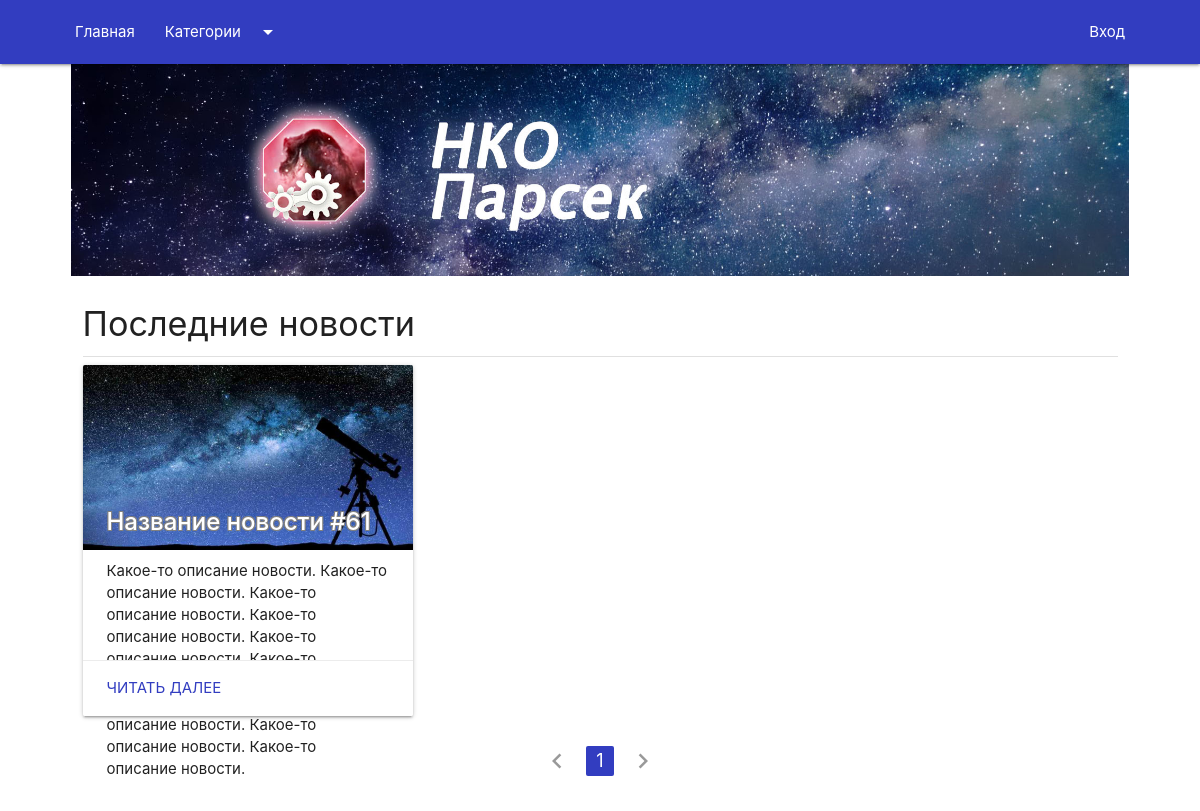
Before: / with the older database file.
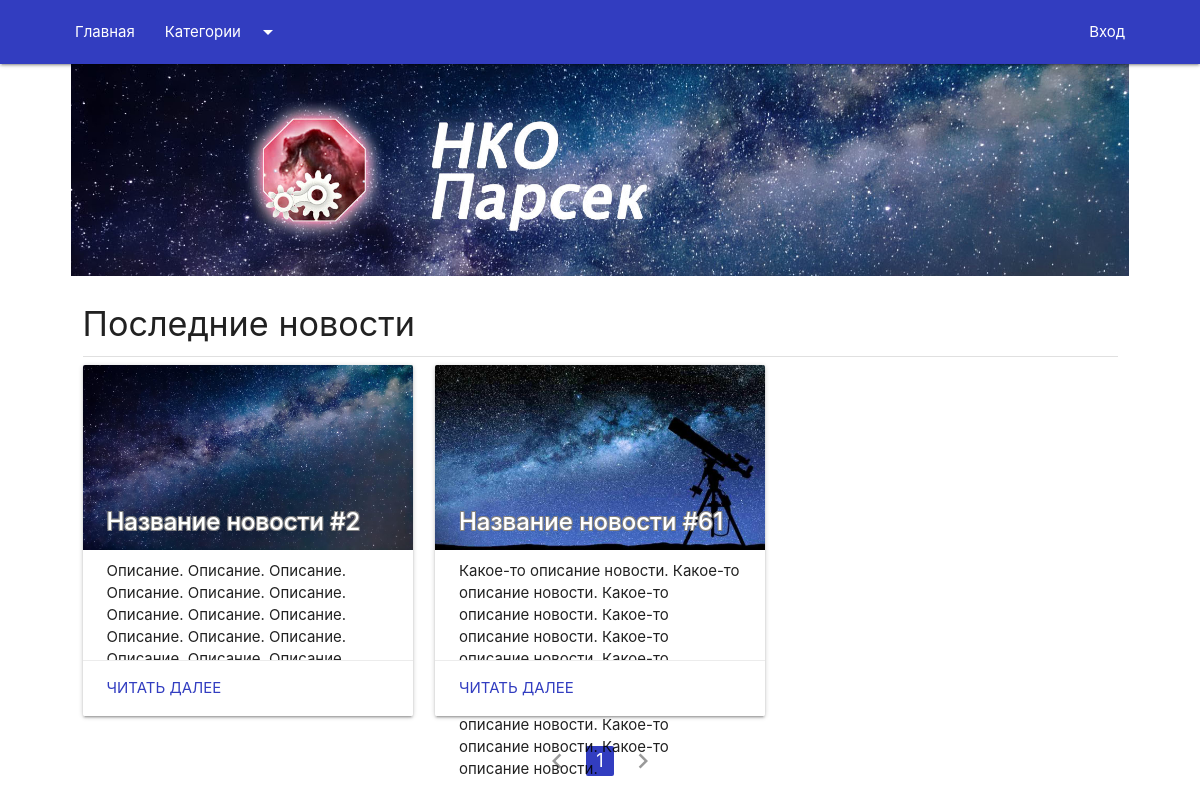
After: the same page with the newer database file.
### News/models.py (models this page shows, shortened)
class News(models.Model):
    visible = models.BooleanField(default=False, verbose_name='Показывать новость')
    title = models.CharField(max_length=1024, verbose_name='Название')
    short_desc = models.TextField(verbose_name='Краткое описание')
    tags = models.TextField(default='', blank=True, verbose_name='Тэги (через запятую)')
    category = models.ManyToManyField('Category', verbose_name='Категории')
    image = ProcessedImageField(upload_to='images/news-posters/',
                                 format='JPEG',
                                 processors=[ResizeToFill(1280, 720)],
                                 options={'quality': 75},
                                verbose_name='Постер',
                                help_text='Соотношение сторон будет преобразовано в 2:1')
    body = RichTextUploadingField(default='', verbose_name='Содержание')
    date = models.DateTimeField(default=timezone.now, verbose_name='Дата')
    date_edit = models.DateTimeField(auto_now=True, verbose_name='Дата изменения')
    class Meta:
        verbose_name = 'Новости'
        verbose_name_plural = 'Новости'
        ordering = ['-date']

### Main/views.py (the view, shortened to what this page needs)
# urls.py: path('', index),
def index(request):
    NEWS_BY_PAGE = 12
    current_page = 1
    news_list = News.objects.filter(visible=True)
    news_list, pages = pagination(current_page, news_list, NEWS_BY_PAGE)
    categories = get_category_list()
    return render(request, 'Main/Index.html', {'categories': categories,
                                               'news_list': news_list,
                                               'pages': pages})

### Main/templatetags/main_extras.py (called while the page is built)
@register.filter
def last_index(value):
    return value[-1]

### Main/utils.py (called while the page is built)
def pagination(current_page, objects, obj_in_page):
    MAX_PAGINATION = 4
    max_pages = math.ceil(objects.count() / obj_in_page)
    min_page = current_page - MAX_PAGINATION if current_page - MAX_PAGINATION > 0 else 1
    max_page = current_page + MAX_PAGINATION + 1 if current_page + MAX_PAGINATION + 1 <= max_pages else max_pages + 1
    right = current_page*obj_in_page
    if right > objects.count():
        objects = objects[(current_page-1)*obj_in_page:]
    else:
        objects = objects[(current_page-1)*obj_in_page:right]
    return objects, {'page': current_page, 'range': range(min_page, max_page), 'max_pages': max_pages}

### News/utils.py (called while the page is built)
def get_category_list():
    return Category.objects.all()

### templates/Main/Index.html (shortened to what this page needs)
{% extends 'base.html' %}
{% load static %}
{% load main_extras %}
{% block content %}
    <div class="container">
        <div class="row">
            <div class="col s12 hide-on-small-only">
                <img src="{% static 'img/title1-5v2.jpg' %}" class="responsive-img">
            </div>
            <div class="col s12 index-news-list">
                <div class="col s12">
                    <h4 class="news-title">Последние новости</h4>
                    <div class="divider"></div>
                </div>
                {% for news in news_list %}
                    <div class="col s12 m6 l4 news-block">
                        <div class="card">
                            <div class="card-image">
                                <a href="/news/?id={{ news.id }}"><img src="{{ news.image.url }}"></a>
                                <span class="card-title">{{ news.title }}</span>
                            </div>
                            <div class="card-content">
                                <p>{{ news.short_desc }}</p>
                            </div>
                            <div class="card-action">
                                <a href="/news/?id={{ news.id }}">Читать далее</a>
                            </div>
                        </div>
                    </div>
                {% endfor %}
            </div>
            <div class="col s12 no-padding">
                <ul class="pagination center">
                    {% if pages.page == pages.range.0 %}
                        <li class="disabled"><a href=""><i class="material-icons">chevron_left</i></a></li>
                    {% else %}
                        <li class="waves-effect"><a href="/?page={{ pages.page|add:"-1" }}"><i class="material-icons">chevron_left</i></a></li>
                    {% endif %}
                    {% for i in pages.range %}
                        {% if i == pages.page %}
                            <li class="active"><a href="#!">{{ i }}</a></li>
                        {% else %}
                            <li class="waves-effect"><a href="/?page={{ i }}">{{ i }}</a></li>
                        {% endif %}
                    {% endfor %}
                    {% if pages.page == pages.range|last_index %}
                        <li class="disabled"><a href="#!"><i class="material-icons">chevron_right</i></a></li>
                    {% else %}
                        <li class="waves-effect"><a href="/?page={{ pages.page|add:"1" }}"><i class="material-icons">chevron_right</i></a></li>
                    {% endif %}
                </ul>
            </div>
        </div>
    </div>
{% endblock content %}

### templates/base.html (shortened to what this page needs)
{% load static %}
<!DOCTYPE html>
<html lang="ru">
<head>
    <link rel="stylesheet" href="{% static 'css/materialize.min.css' %}">
    <link href="{% static 'css/style.css' %}?version=1" rel="stylesheet">
</head>
<body>
    <header>
        {% include 'navbar.html' %}
    </header>
    <main>
        {% block content %}
        {% endblock content %}
    </main>
</body>
</html>

### templates/navbar.html (shortened to what this page needs)
{% load static %}
<div class="navbar-fixed">
    <nav>
        <div class="nav-wrapper main-bg-color">
            <div class="container">
                <ul class="left">
                    <li><a href="/">Главная</a></li>
                    <li><a class="dropdown-trigger" data-target="category-dropdown" href="#!">Категории<i class="material-icons right">arrow_drop_down</i></a></li>
                </ul>
                <ul class="right hide-on-med-and-down">
                    {% if user.is_superuser %}
                        <li><a href="/admin/News/news/add/">Добавить новость</a></li>
                        <li><a href="/admin/">Админка</a></li>
                    {% else %}
                        <li><a href="/admin/">Вход</a></li>
                    {% endif %}
                </ul>
            </div>
        </div>
    </nav>
</div>

### static/css/style.css (style rules this page uses)
.news-block .card .card-title { font-weight:500;text-shadow:grey 1px 1px 0, grey -1px -1px 0, grey -1px 1px 0, grey 1px -1px 0;padding-bottom:10px }
.news-block .card .card-content { padding-top:10px;display:-webkit-box;-webkit-box-orient:vertical;-webkit-line-clamp:4;height:110px;line-height:22px }
.news-block .card .card-content p { margin-top:0;overflow:hidden }
.news-block .card .card-action a { color:#323dc0 !important }
.pagination li.active { background-color:#323dc0 }
.main-bg-color { background:#323dc0 !important }
.container { width:90% }
.no-padding { padding:0 !important }

Changed rows visible on the page:
added News: image (picture), title "Название новости #2", short_desc "Описание. Описание. Описание. Описание. Описание. Описание. Описание. Описание. Описание. Описание. Описание. Описание. Описание. Описание.…"
